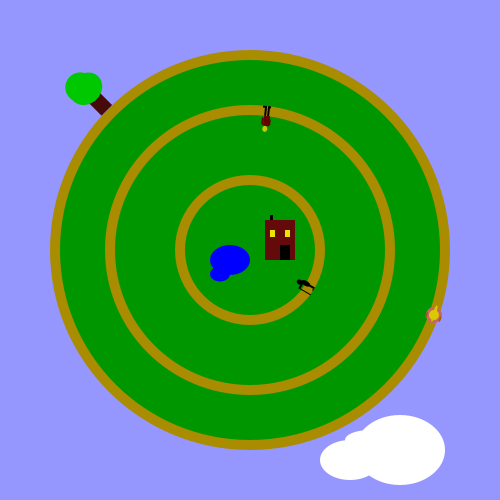
Frame 1 (no input)
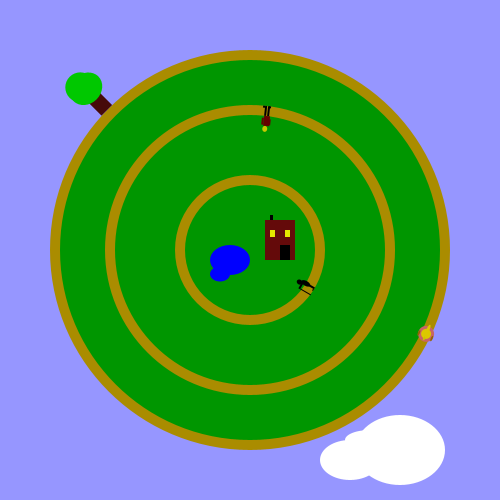
Frame 60 (the mouse pressed at the canvas centre just before this capture)
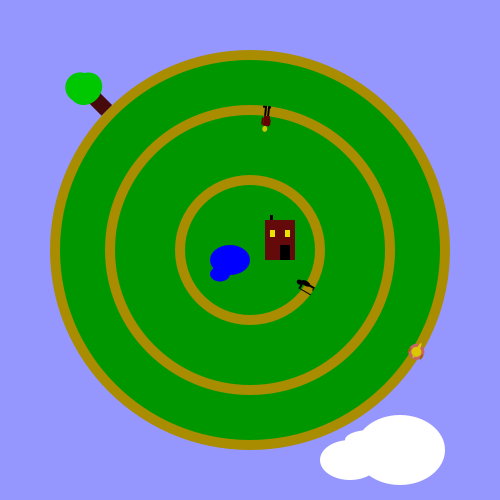
Frame 120 (the mouse held since frame 60 and released just before this capture)

The Processing sketch that drew these frames (run headless with seeded random() and noise(); from frame 60 on, the mouse is pressed at the canvas centre):

// Processing sketch: processing_122685
// ── processing_122685.pde

void setup()
{
  size(500,500);
}
 
void draw()
{
  background(150,150,255);
  
   
  translate(width/2,height/2);
  float sekunden = map (second (),0,60,0,360);
  float minuten = map (minute(),0,60,0,360);
  float stunden = map(hour(),0,12,0,360);
  
  
  pushMatrix();
  fill(255);
  noStroke();
  ellipse(100,210, 60, 40);
  ellipse(120, 190, 50, 20);
  ellipse(150, 200, 90, 70);
  popMatrix(); 
  pushMatrix();
  fill(170,140,0);
  noStroke();
  ellipse(0,0,400,400);
  popMatrix();
  pushMatrix();
  noStroke();
  fill(70,10,10);
  rotate(radians(-45));
  rect(-10, -230, 15, 30);
  fill(0,200,0);
  ellipse(-2,-230,35,30);
  ellipse(-5,-235,30,30);
  popMatrix();
  pushMatrix();
  fill(0,150,0);
  noStroke();
  ellipse(0,0,380,380);
  popMatrix();
  pushMatrix();
  fill(170,140,0);
  noStroke();
  ellipse(0,0,290,290);
  popMatrix();
  pushMatrix();
  fill(0, 150,0);
  noStroke();
  ellipse(0,0,270,270);
  popMatrix();
  pushMatrix();
  fill(170,140,0);
  noStroke();
  ellipse(0,0,150,150);
  popMatrix();
  pushMatrix();
  fill(0, 150, 0);
  noStroke();
  ellipse(0,0,130,130);
  popMatrix();
  pushMatrix();
noStroke();
fill(100,10,10);
rect(15, -30, 30, 40);
popMatrix();
pushMatrix();
noStroke();
fill(0);
rect(30, -5, 10, 15);
rect(20, -35, 3,5);
popMatrix();
pushMatrix();
noStroke();
fill(230,230,0);
rect(20, -20, 5, 7);
rect(35, -20, 5, 7);
popMatrix();
pushMatrix();
noStroke();
fill(0,0,255);
ellipse(-20, 10, 40, 30);
ellipse(-30, 24, 20,15);
popMatrix();
  
  
  pushMatrix();
  noStroke();
  fill(200, 100,100);
  rotate(radians(sekunden));
  ellipse(5,-195,16,16);
  popMatrix();
  pushMatrix();
  noStroke();
  fill(220, 200,0);
  rotate(radians(sekunden));
  ellipse(5,-195,10,10);
  popMatrix();
  pushMatrix();
  noStroke();
  fill(200, 200,0);
  rotate(radians(sekunden));
  ellipse(10,-195,4,2);
  popMatrix();
  pushMatrix();
  noStroke();
  fill(150, 100,0);
  rotate(radians(sekunden));
  ellipse(7,-202,6,2);
  popMatrix();
  pushMatrix();
  noStroke();
  fill(150, 100,0);
  rotate(radians(sekunden));
  ellipse(7,-188,6,2);
  popMatrix();
  pushMatrix();
  noStroke();
  fill(220, 200,0);
  rotate(radians(sekunden));
  ellipse(0,-195,10,3);
  popMatrix();
  
  
  pushMatrix();
  noStroke();
  fill(0,0,0);
  rotate(radians(minuten));
  rect(0,-145,2,10);
  popMatrix();
   pushMatrix();
  noStroke();
  fill(0,0,0);
  rotate(radians(minuten));
  rect(-2,-145,2,2);
  popMatrix();
   pushMatrix();
  noStroke();
  fill(0,0,0);
  rotate(radians(minuten));
  rect(4,-145,2,2);
  popMatrix();
  pushMatrix();
  noStroke();
  fill(0,0,0);
  rotate(radians(minuten));
  rect(3,-145,2,10);
  popMatrix();
  pushMatrix();
  noStroke();
  fill(100,0,0);
  rotate(radians(minuten));
  rect(0,-135,6,10);
  popMatrix();
  pushMatrix();
  noStroke();
  fill(100,0,0);
  rotate(radians(minuten));
  rect(5,-132,2,6);
  popMatrix();
  pushMatrix();
  noStroke();
  fill(100,0,0);
  rotate(radians(minuten));
  rect(-2,-133,2,7);
  popMatrix();
  pushMatrix();
  noStroke();
  fill(200,200,0);
  rotate(radians(minuten));
  ellipse(2,-122,5,6);
  popMatrix();
 
  pushMatrix();
  noStroke();
  fill(0,0,0);
  rotate(radians(stunden));
  rect(0,-75,2,6);
  popMatrix();
  pushMatrix();
  noStroke();
  fill(0,0,0);
  rotate(radians(stunden));
  rect(2,-75,2,1);
  popMatrix();
  pushMatrix();
  noStroke();
  fill(0,0,0);
  rotate(radians(stunden));
  ellipse(1,-65,5,10);
  popMatrix();
  pushMatrix();
  noStroke();
  fill(0,0,0);
  rotate(radians(stunden));
  rect(1,-63,8,2);
  popMatrix();
  pushMatrix();
  noStroke();
  fill(0,0,0);
  rotate(radians(stunden));
  rect(8,-75,1,12);
  popMatrix();
  pushMatrix();
  noStroke();
  fill(0,0,0);
  rotate(radians(stunden));
  ellipse(3,-59,5,6);
  popMatrix();
    
  
}
